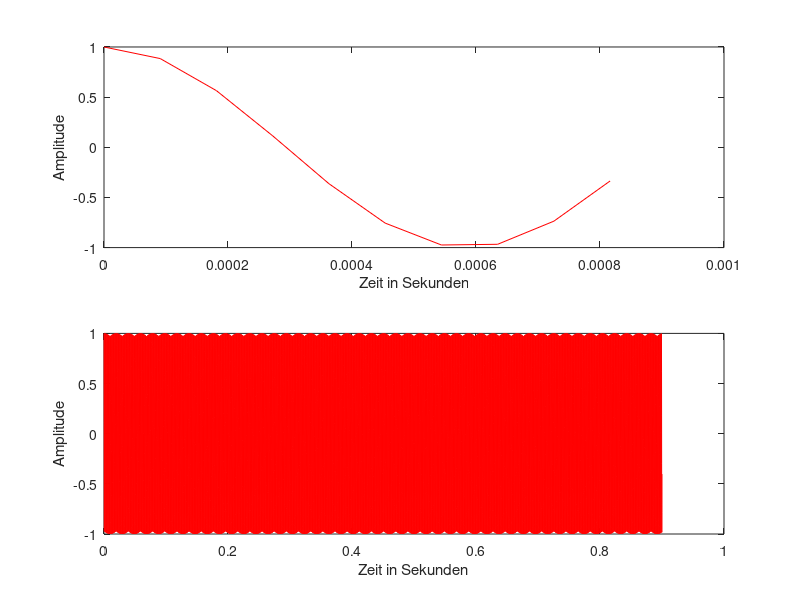

Source code (MATLAB):
% Signalsynthese und Darstellung II - MFV Ton
%
% Fabian Andresen und Johannes Bluhm 24.11.2020
%
% MATLAB R2019b
%
% Dieses Program gibt eine Melodie wieder
%
% Abgabe Donnerstag, 26.11.2020

clc;       % Kommandofenster bereinigen
clear;     % Variablen bereinigen
close all; % Alles schließen

% Parameter
fa = 11025;   % Abtastrate
%FIX: Dauer inkorrekt
td = 0.90;    % Signaldauer
a = 1;        % Amplitude (Lautstärke)

freq1 = 852;  % Frequenz 1
freq2 = 1209; % Frequenz 2

% Berechnung
t = 1/fa;              % Abtastperiode
tVec = 0 : t : td - t; % Zeitvektor
cosVec1 = a * cos(2 * pi * freq1 * tVec); % Sinus 1
cosVec2 = a * 1.25 * cos(2 * pi * freq2 * tVec); % Sinus 2
% FIX: Funktioniert nicht
pauseVec = zeros(length(tVec));

%FIX: Vektoren addieren
cosVec = cosVec1;

%arr = [cosVec, pauseVec]; %  Ton - Pause abfolge
%rep = repmat(arr,1,2000/180); % Wiederholt Kopien eines Arrays

%sound(rep, fa); % Sound ausgeben

%func_fDarstellung(rep, fa, 2000); % Ausgabe des Frequenzspektrums

figure(1); % Neues Fenster

subplot(2, 1, 1);
plot(tVec(1:10), cosVec1(1:10), '-r'); % Ausgabe
xlabel('Zeit in Sekunden'); % x-Achse wird beschriftet
ylabel('Amplitude'); % y-Achse wird beschriftet

length = length(cosVec);
subplot(2, 1, 2);
plot(tVec(1:length), cosVec1(1:length), '-r'); % Ausgabe
xlabel('Zeit in Sekunden'); % x-Achse wird beschriftet
ylabel('Amplitude'); % y-Achse wird beschriftet

